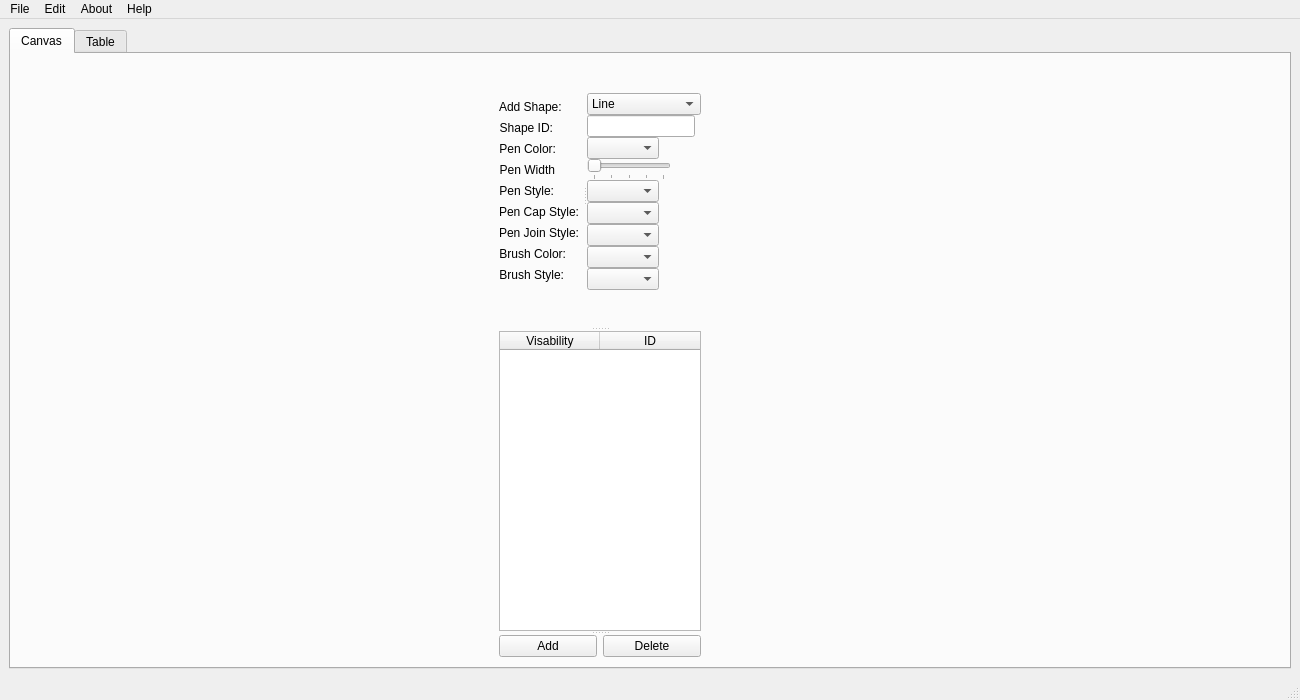
<?xml version="1.0" encoding="UTF-8"?>
<ui version="4.0">
 <class>MainInterface</class>
 <widget class="QMainWindow" name="MainInterface">
  <property name="geometry">
   <rect>
    <x>0</x>
    <y>0</y>
    <width>1300</width>
    <height>700</height>
   </rect>
  </property>
  <property name="sizePolicy">
   <sizepolicy hsizetype="Expanding" vsizetype="Expanding">
    <horstretch>0</horstretch>
    <verstretch>0</verstretch>
   </sizepolicy>
  </property>
  <property name="minimumSize">
   <size>
    <width>1300</width>
    <height>700</height>
   </size>
  </property>
  <property name="maximumSize">
   <size>
    <width>8000</width>
    <height>2000</height>
   </size>
  </property>
  <property name="windowTitle">
   <string>MainWindow</string>
  </property>
  <widget class="QWidget" name="centralwidget">
   <layout class="QGridLayout" name="gridLayout">
    <item row="0" column="0">
     <widget class="QTabWidget" name="Tabs">
      <property name="currentIndex">
       <number>0</number>
      </property>
      <widget class="QWidget" name="Canvas">
       <property name="sizePolicy">
        <sizepolicy hsizetype="Expanding" vsizetype="Expanding">
         <horstretch>0</horstretch>
         <verstretch>0</verstretch>
        </sizepolicy>
       </property>
       <attribute name="title">
        <string>Canvas</string>
       </attribute>
       <layout class="QGridLayout" name="gridLayout_2">
        <item row="0" column="0">
         <layout class="QHBoxLayout" name="horizontalLayout">
          <property name="spacing">
           <number>25</number>
          </property>
          <property name="rightMargin">
           <number>100</number>
          </property>
          <item>
           <widget class="QSplitter" name="CanvasInfoSplitter">
            <property name="orientation">
             <enum>Qt::Vertical</enum>
            </property>
            <widget class="QSplitter" name="InputSplitter">
             <property name="sizePolicy">
              <sizepolicy hsizetype="Fixed" vsizetype="Fixed">
               <horstretch>0</horstretch>
               <verstretch>0</verstretch>
              </sizepolicy>
             </property>
             <property name="maximumSize">
              <size>
               <width>16777215</width>
               <height>16777215</height>
              </size>
             </property>
             <property name="orientation">
              <enum>Qt::Horizontal</enum>
             </property>
             <property name="opaqueResize">
              <bool>false</bool>
             </property>
             <property name="childrenCollapsible">
              <bool>false</bool>
             </property>
             <widget class="QWidget" name="layoutWidget_2">
              <layout class="QVBoxLayout" name="LabelLayout">
               <property name="spacing">
                <number>0</number>
               </property>
               <property name="leftMargin">
                <number>0</number>
               </property>
               <property name="topMargin">
                <number>30</number>
               </property>
               <property name="bottomMargin">
                <number>30</number>
               </property>
               <item>
                <widget class="QLabel" name="ShapeTypeLabel">
                 <property name="sizePolicy">
                  <sizepolicy hsizetype="Fixed" vsizetype="Fixed">
                   <horstretch>0</horstretch>
                   <verstretch>0</verstretch>
                  </sizepolicy>
                 </property>
                 <property name="text">
                  <string>Add Shape:</string>
                 </property>
                </widget>
               </item>
               <item>
                <widget class="QLabel" name="shapeIdLabel">
                 <property name="sizePolicy">
                  <sizepolicy hsizetype="Fixed" vsizetype="Fixed">
                   <horstretch>0</horstretch>
                   <verstretch>0</verstretch>
                  </sizepolicy>
                 </property>
                 <property name="text">
                  <string>Shape ID:</string>
                 </property>
                 <property name="alignment">
                  <set>Qt::AlignRight|Qt::AlignTrailing|Qt::AlignVCenter</set>
                 </property>
                </widget>
               </item>
               <item>
                <widget class="QLabel" name="penColorLabel">
                 <property name="sizePolicy">
                  <sizepolicy hsizetype="Fixed" vsizetype="Fixed">
                   <horstretch>0</horstretch>
                   <verstretch>0</verstretch>
                  </sizepolicy>
                 </property>
                 <property name="text">
                  <string>Pen Color:</string>
                 </property>
                 <property name="alignment">
                  <set>Qt::AlignRight|Qt::AlignTrailing|Qt::AlignVCenter</set>
                 </property>
                </widget>
               </item>
               <item>
                <widget class="QLabel" name="penWidthLabel">
                 <property name="sizePolicy">
                  <sizepolicy hsizetype="Fixed" vsizetype="Fixed">
                   <horstretch>0</horstretch>
                   <verstretch>0</verstretch>
                  </sizepolicy>
                 </property>
                 <property name="text">
                  <string>Pen Width</string>
                 </property>
                 <property name="alignment">
                  <set>Qt::AlignRight|Qt::AlignTrailing|Qt::AlignVCenter</set>
                 </property>
                </widget>
               </item>
               <item>
                <widget class="QLabel" name="penStyleLabel">
                 <property name="sizePolicy">
                  <sizepolicy hsizetype="Fixed" vsizetype="Fixed">
                   <horstretch>0</horstretch>
                   <verstretch>0</verstretch>
                  </sizepolicy>
                 </property>
                 <property name="text">
                  <string>Pen Style:</string>
                 </property>
                 <property name="alignment">
                  <set>Qt::AlignRight|Qt::AlignTrailing|Qt::AlignVCenter</set>
                 </property>
                </widget>
               </item>
               <item>
                <widget class="QLabel" name="penCapStyleLabel">
                 <property name="sizePolicy">
                  <sizepolicy hsizetype="Fixed" vsizetype="Fixed">
                   <horstretch>0</horstretch>
                   <verstretch>0</verstretch>
                  </sizepolicy>
                 </property>
                 <property name="text">
                  <string>Pen Cap Style:</string>
                 </property>
                 <property name="alignment">
                  <set>Qt::AlignRight|Qt::AlignTrailing|Qt::AlignVCenter</set>
                 </property>
                </widget>
               </item>
               <item>
                <widget class="QLabel" name="PenJoinLabel">
                 <property name="sizePolicy">
                  <sizepolicy hsizetype="Fixed" vsizetype="Fixed">
                   <horstretch>0</horstretch>
                   <verstretch>0</verstretch>
                  </sizepolicy>
                 </property>
                 <property name="text">
                  <string>Pen Join Style:</string>
                 </property>
                 <property name="alignment">
                  <set>Qt::AlignRight|Qt::AlignTrailing|Qt::AlignVCenter</set>
                 </property>
                </widget>
               </item>
               <item>
                <widget class="QLabel" name="BrushColorLabel">
                 <property name="sizePolicy">
                  <sizepolicy hsizetype="Fixed" vsizetype="Fixed">
                   <horstretch>0</horstretch>
                   <verstretch>0</verstretch>
                  </sizepolicy>
                 </property>
                 <property name="text">
                  <string>Brush Color:</string>
                 </property>
                 <property name="alignment">
                  <set>Qt::AlignRight|Qt::AlignTrailing|Qt::AlignVCenter</set>
                 </property>
                </widget>
               </item>
               <item>
                <widget class="QLabel" name="brushStyleLabel">
                 <property name="sizePolicy">
                  <sizepolicy hsizetype="Fixed" vsizetype="Fixed">
                   <horstretch>0</horstretch>
                   <verstretch>0</verstretch>
                  </sizepolicy>
                 </property>
                 <property name="text">
                  <string>Brush Style:</string>
                 </property>
                 <property name="alignment">
                  <set>Qt::AlignRight|Qt::AlignTrailing|Qt::AlignVCenter</set>
                 </property>
                </widget>
               </item>
              </layout>
             </widget>
             <widget class="QWidget" name="layoutWidget_3">
              <layout class="QVBoxLayout" name="InputLayout">
               <property name="spacing">
                <number>0</number>
               </property>
               <property name="topMargin">
                <number>30</number>
               </property>
               <property name="bottomMargin">
                <number>30</number>
               </property>
               <item>
                <widget class="QComboBox" name="ShapeTypeEdit">
                 <item>
                  <property name="text">
                   <string>Line</string>
                  </property>
                 </item>
                 <item>
                  <property name="text">
                   <string>PolyLine</string>
                  </property>
                 </item>
                 <item>
                  <property name="text">
                   <string>PolyGon</string>
                  </property>
                 </item>
                 <item>
                  <property name="text">
                   <string>Circle</string>
                  </property>
                 </item>
                 <item>
                  <property name="text">
                   <string>Ellipse</string>
                  </property>
                 </item>
                 <item>
                  <property name="text">
                   <string>Square</string>
                  </property>
                 </item>
                 <item>
                  <property name="text">
                   <string>Rectangle</string>
                  </property>
                 </item>
                 <item>
                  <property name="text">
                   <string>Text</string>
                  </property>
                 </item>
                </widget>
               </item>
               <item>
                <widget class="QLineEdit" name="shapeIdEdit">
                 <property name="sizePolicy">
                  <sizepolicy hsizetype="Fixed" vsizetype="Fixed">
                   <horstretch>0</horstretch>
                   <verstretch>0</verstretch>
                  </sizepolicy>
                 </property>
                 <property name="layoutDirection">
                  <enum>Qt::LeftToRight</enum>
                 </property>
                 <property name="text">
                  <string/>
                 </property>
                 <property name="maxLength">
                  <number>10</number>
                 </property>
                 <property name="alignment">
                  <set>Qt::AlignRight|Qt::AlignTrailing|Qt::AlignVCenter</set>
                 </property>
                </widget>
               </item>
               <item>
                <widget class="QComboBox" name="penColorEdit">
                 <property name="sizePolicy">
                  <sizepolicy hsizetype="Fixed" vsizetype="Fixed">
                   <horstretch>0</horstretch>
                   <verstretch>0</verstretch>
                  </sizepolicy>
                 </property>
                </widget>
               </item>
               <item>
                <widget class="QSlider" name="penWidthEdit">
                 <property name="sizePolicy">
                  <sizepolicy hsizetype="Fixed" vsizetype="Fixed">
                   <horstretch>0</horstretch>
                   <verstretch>0</verstretch>
                  </sizepolicy>
                 </property>
                 <property name="minimumSize">
                  <size>
                   <width>81</width>
                   <height>21</height>
                  </size>
                 </property>
                 <property name="minimum">
                  <number>0</number>
                 </property>
                 <property name="maximum">
                  <number>20</number>
                 </property>
                 <property name="orientation">
                  <enum>Qt::Horizontal</enum>
                 </property>
                 <property name="invertedAppearance">
                  <bool>false</bool>
                 </property>
                 <property name="invertedControls">
                  <bool>false</bool>
                 </property>
                 <property name="tickPosition">
                  <enum>QSlider::TicksBelow</enum>
                 </property>
                 <property name="tickInterval">
                  <number>5</number>
                 </property>
                </widget>
               </item>
               <item>
                <widget class="QComboBox" name="penStyleEdit">
                 <property name="sizePolicy">
                  <sizepolicy hsizetype="Fixed" vsizetype="Fixed">
                   <horstretch>0</horstretch>
                   <verstretch>0</verstretch>
                  </sizepolicy>
                 </property>
                </widget>
               </item>
               <item>
                <widget class="QComboBox" name="PenCapEdit">
                 <property name="sizePolicy">
                  <sizepolicy hsizetype="Fixed" vsizetype="Fixed">
                   <horstretch>0</horstretch>
                   <verstretch>0</verstretch>
                  </sizepolicy>
                 </property>
                </widget>
               </item>
               <item>
                <widget class="QComboBox" name="PenJoinEdit">
                 <property name="sizePolicy">
                  <sizepolicy hsizetype="Fixed" vsizetype="Fixed">
                   <horstretch>0</horstretch>
                   <verstretch>0</verstretch>
                  </sizepolicy>
                 </property>
                </widget>
               </item>
               <item>
                <widget class="QComboBox" name="brushColorEdit">
                 <property name="sizePolicy">
                  <sizepolicy hsizetype="Fixed" vsizetype="Fixed">
                   <horstretch>0</horstretch>
                   <verstretch>0</verstretch>
                  </sizepolicy>
                 </property>
                </widget>
               </item>
               <item>
                <widget class="QComboBox" name="brushStyleEdit">
                 <property name="sizePolicy">
                  <sizepolicy hsizetype="Fixed" vsizetype="Fixed">
                   <horstretch>0</horstretch>
                   <verstretch>0</verstretch>
                  </sizepolicy>
                 </property>
                </widget>
               </item>
              </layout>
             </widget>
            </widget>
            <widget class="QTableWidget" name="layerTable">
             <property name="sizePolicy">
              <sizepolicy hsizetype="Fixed" vsizetype="Expanding">
               <horstretch>0</horstretch>
               <verstretch>0</verstretch>
              </sizepolicy>
             </property>
             <property name="minimumSize">
              <size>
               <width>202</width>
               <height>300</height>
              </size>
             </property>
             <property name="maximumSize">
              <size>
               <width>202</width>
               <height>500</height>
              </size>
             </property>
             <property name="sizeAdjustPolicy">
              <enum>QAbstractScrollArea::AdjustToContents</enum>
             </property>
             <property name="autoScrollMargin">
              <number>16</number>
             </property>
             <property name="columnCount">
              <number>2</number>
             </property>
             <column>
              <property name="text">
               <string>Visability</string>
              </property>
             </column>
             <column>
              <property name="text">
               <string>ID</string>
              </property>
             </column>
            </widget>
            <widget class="QWidget" name="layoutWidget_4">
             <layout class="QHBoxLayout" name="Adddelete">
              <item>
               <widget class="QPushButton" name="AddObject">
                <property name="text">
                 <string>Add</string>
                </property>
               </widget>
              </item>
              <item>
               <widget class="QPushButton" name="DeleteObj">
                <property name="text">
                 <string>Delete</string>
                </property>
               </widget>
              </item>
             </layout>
            </widget>
           </widget>
          </item>
         </layout>
        </item>
       </layout>
      </widget>
      <widget class="QWidget" name="Table">
       <attribute name="title">
        <string>Table</string>
       </attribute>
       <widget class="QTableWidget" name="tableWidget">
        <property name="geometry">
         <rect>
          <x>10</x>
          <y>10</y>
          <width>1101</width>
          <height>581</height>
         </rect>
        </property>
        <column>
         <property name="text">
          <string>Shape ID</string>
         </property>
        </column>
        <column>
         <property name="text">
          <string>Type</string>
         </property>
        </column>
        <column>
         <property name="text">
          <string>Area</string>
         </property>
        </column>
        <column>
         <property name="text">
          <string>Perimeter</string>
         </property>
        </column>
        <column>
         <property name="text">
          <string>Pen Color</string>
         </property>
        </column>
        <column>
         <property name="text">
          <string>Pen Width</string>
         </property>
        </column>
        <column>
         <property name="text">
          <string>Pen Style</string>
         </property>
        </column>
        <column>
         <property name="text">
          <string>Pen Cap Style</string>
         </property>
        </column>
        <column>
         <property name="text">
          <string>Pen Join Style</string>
         </property>
        </column>
        <column>
         <property name="text">
          <string>Brush Color</string>
         </property>
        </column>
        <column>
         <property name="text">
          <string>Brush Style</string>
         </property>
        </column>
       </widget>
       <widget class="QWidget" name="layoutWidget">
        <property name="geometry">
         <rect>
          <x>1120</x>
          <y>10</y>
          <width>94</width>
          <height>83</height>
         </rect>
        </property>
        <layout class="QVBoxLayout" name="verticalLayout">
         <item>
          <widget class="QPushButton" name="button_SortID">
           <property name="text">
            <string>Sort by ID</string>
           </property>
          </widget>
         </item>
         <item>
          <widget class="QPushButton" name="button_SortArea">
           <property name="text">
            <string>Sort by Area</string>
           </property>
          </widget>
         </item>
         <item>
          <widget class="QPushButton" name="button_SortPerimeter">
           <property name="text">
            <string>Sort by Perimeter</string>
           </property>
          </widget>
         </item>
        </layout>
       </widget>
      </widget>
     </widget>
    </item>
   </layout>
  </widget>
  <widget class="QMenuBar" name="menubar">
   <property name="geometry">
    <rect>
     <x>0</x>
     <y>0</y>
     <width>1300</width>
     <height>20</height>
    </rect>
   </property>
   <widget class="QMenu" name="menuFile">
    <property name="title">
     <string>File</string>
    </property>
    <addaction name="actionNew"/>
    <addaction name="actionSave"/>
    <addaction name="actionSave_As"/>
    <addaction name="actionOpen"/>
    <addaction name="actionExit"/>
   </widget>
   <widget class="QMenu" name="menuEdit">
    <property name="title">
     <string>Edit</string>
    </property>
    <addaction name="actionTBD"/>
   </widget>
   <widget class="QMenu" name="menuAbout">
    <property name="title">
     <string>About</string>
    </property>
    <addaction name="actionMaintenance_Notes"/>
    <addaction name="actionTestimonials"/>
    <addaction name="actionContact_Us"/>
   </widget>
   <widget class="QMenu" name="menuHelp">
    <property name="title">
     <string>Help</string>
    </property>
    <addaction name="actionHelp"/>
   </widget>
   <addaction name="menuFile"/>
   <addaction name="menuEdit"/>
   <addaction name="menuAbout"/>
   <addaction name="menuHelp"/>
  </widget>
  <widget class="QStatusBar" name="statusbar"/>
  <action name="actionMaintenance_Notes">
   <property name="text">
    <string>Maintenance Notes</string>
   </property>
  </action>
  <action name="actionTestimonials">
   <property name="text">
    <string>Testimonials</string>
   </property>
  </action>
  <action name="actionContact_Us">
   <property name="text">
    <string>Contact Us</string>
   </property>
  </action>
  <action name="actionTBD">
   <property name="text">
    <string>TBD</string>
   </property>
  </action>
  <action name="actionSave">
   <property name="text">
    <string>Save            (Ctrl + S)</string>
   </property>
   <property name="shortcut">
    <string>Ctrl+S</string>
   </property>
  </action>
  <action name="actionSave_As">
   <property name="text">
    <string>Save As...</string>
   </property>
  </action>
  <action name="actionOpen">
   <property name="text">
    <string>Open</string>
   </property>
  </action>
  <action name="actionExit">
   <property name="text">
    <string>Exit               (Esc)</string>
   </property>
  </action>
  <action name="actionNew">
   <property name="text">
    <string>New</string>
   </property>
  </action>
  <action name="actionLoad">
   <property name="text">
    <string>Load</string>
   </property>
  </action>
  <action name="actionHelp">
   <property name="text">
    <string>Help</string>
   </property>
  </action>
 </widget>
 <resources/>
 <connections/>
</ui>
